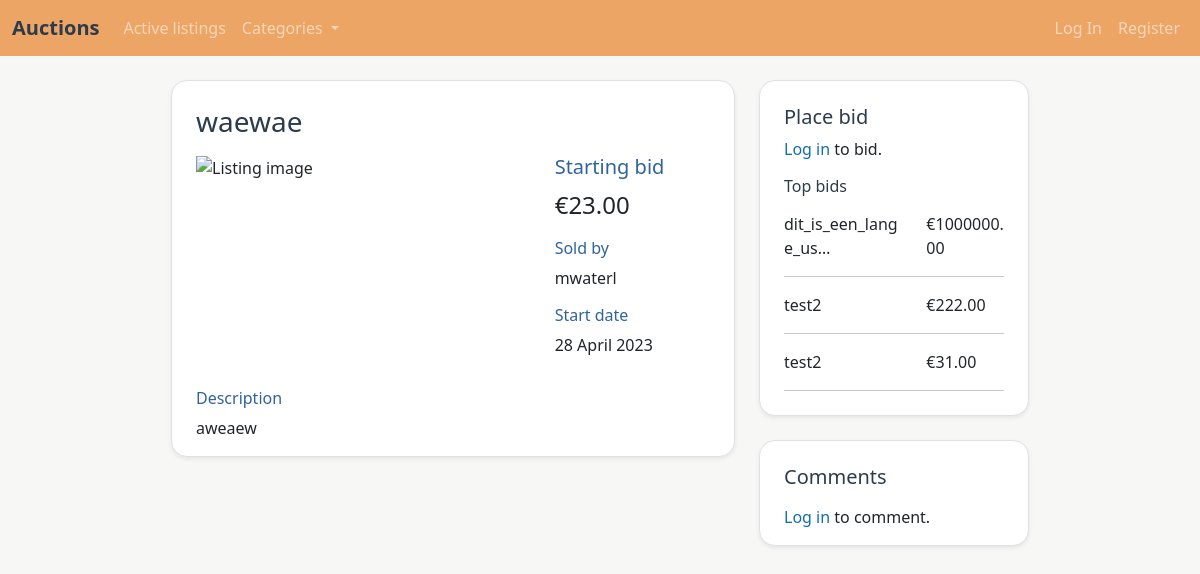
The page /listing/58 on the database as committed earlier.
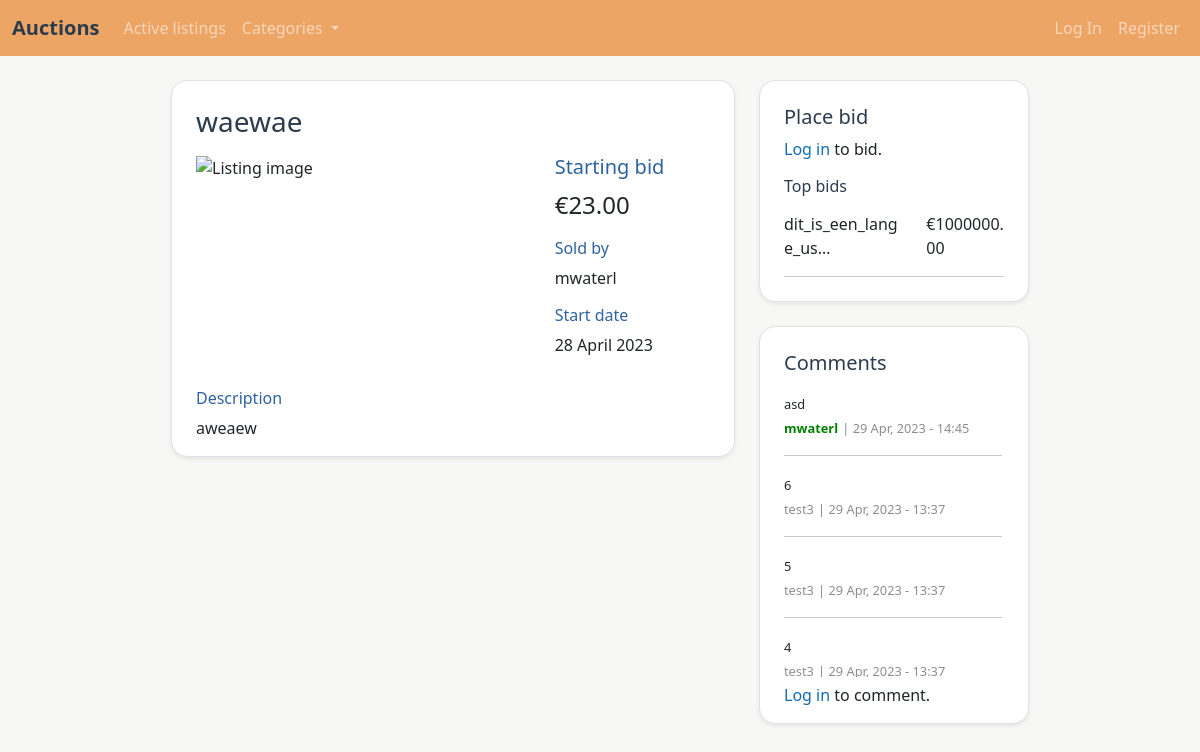
The same page on the database as committed later.
### auctions/models.py (models this page shows)
class Bid(models.Model):
    id = models.AutoField(primary_key=True)
    amount = models.FloatField(
        validators=[MinValueValidator(0), MaxValueValidator(1000000)],
    )
    listing = models.ForeignKey(Listing, on_delete=models.CASCADE)
    user = models.ForeignKey(User, on_delete=models.CASCADE)
    date = models.DateTimeField(auto_now_add=True)

class User(AbstractUser):
    id = models.AutoField(primary_key=True)
    watched_listing = models.ManyToManyField('Listing', related_name='watched_listing')

class Comment(models.Model):
    id = models.AutoField(primary_key=True)
    text = models.TextField(max_length=200)
    listing = models.ForeignKey(Listing, on_delete=models.CASCADE)
    user = models.ForeignKey(User, on_delete=models.CASCADE)
    date = models.DateTimeField(auto_now_add=True)

### auctions/views.py (the view, shortened to what this page needs)
# urls.py: path("listing/<str:id>", views.listing, name="listing"),
def listing(request, id):
    try:
        listing = Listing.objects.get(pk=id)
    except Listing.DoesNotExist:
        raise Http404
    if request.method == "GET":
        if request.user.is_authenticated:
            on_watchlist = listing in request.user.watched_listing.all()
        else:
            on_watchlist = False
        top_bids = Bid.objects.filter(
            listing_id=listing.id).order_by('-amount')[:3]
        comments = Comment.objects.filter(
            listing_id=listing.id).order_by('-date')
        return render(request, "auctions/listing.html", {
            "listing": listing,
            "on_watchlist": on_watchlist,
            "placeholder_img": PLACEHOLDER_IMG,
            "bid_form": BidForm(),
            "bids": top_bids,
            "bid_icon": BID_ICON,
            "comment_form": CommentForm(),
            "comments": comments,
            "post_icon": POST_ICON,
        })

### auctions/templates/auctions/listing.html (shortened to what the changed rows need)
{% extends "auctions/layout.html" %}
{% block content %}
<div class="row justify-content-center gy-2">
    <div class="col-12 col-sm-12 col-md-12 col-lg-4 col-xl-3">
        <div class="container border rounded-4 shadow-sm px-4 pt-4 pb-2 mb-lg-4 mb-2" style="word-wrap: break-word;">
            {% if user.is_authenticated and user == listing.user %}
            <h5 class="mp-darkblue pb-2">Top bids</h5>
            {% elif user.is_authenticated and user != listing.user and listing.active%}
            {% load django_bootstrap5 %}
            {% elif not user.is_authenticated and listing.active %}
            <h5 class="mp-darkblue">Place bid</h5>
            <p><a href="{% url 'login' %}" class="mp-link">Log in</a> to bid.</p>
            {% endif %}
            {% if bids %}
                {% if user != listing.user %}
                    {% if listing.active %}
                    <h6 class="mp-darkblue pb-2">Top bids</h6>
                    {% endif %}
                {% endif %}
                {% for bid in bids %}
                <div class="row">
                    <div class="col-7">{{ bid.user|truncatechars:20 }}</div>
                    <div class="col-5">€{{ bid.amount|floatformat:2 }}</div>
                </div>
                <hr>
                {% endfor %}
            {% elif user.is_authenticated or user == listing.user %}
            <p>No bids have been placed.</p>
            {% endif %}
        </div>
        <div class="container border rounded-4 shadow-sm px-4 pt-4 pb-0" style="word-wrap: break-word;">
            {% if comments %}
            <div class="scroll-div">
                {% for comment in comments %}
                <span class="small-text">{{ comment.text|linebreaksbr }}</span>
                <br>
                {% if comment.user == listing.user %}
                <span class="listing-user small-text">{{ comment.user|truncatechars:20 }}</span>
                {% else %}
                <span class="faded grey small-text">{{ comment.user|truncatechars:20 }}</span>
                {% endif %}
                <span class="grey small-text"> | {{ comment.date|date:"d M, Y - H:i"}}</span>
                <hr>
                {% endfor %}
            </div>
            {% endif %}
            {% if user.is_authenticated %}
            {% load django_bootstrap5 %}
            {% elif not user.is_authenticated %}
            <p><a href="{% url 'login' %}" class="mp-link">Log in</a> to comment.</p>
            {% endif %}
        </div>
    </div>
</div>
{% endblock %}

Rows that differ between the two databases and show on the page:
removed Bid: user "test2", amount "222.00"
removed Bid: user "test2", amount "31.00"
added Comment: text "asd", user "mwaterl", date "29 Apr, 2023 - 14:45"
added Comment: text "6", user "test3", date "29 Apr, 2023 - 13:37"
added Comment: text "5", user "test3", date "29 Apr, 2023 - 13:37"
added Comment: text "4", user "test3", date "29 Apr, 2023 - 13:37"
